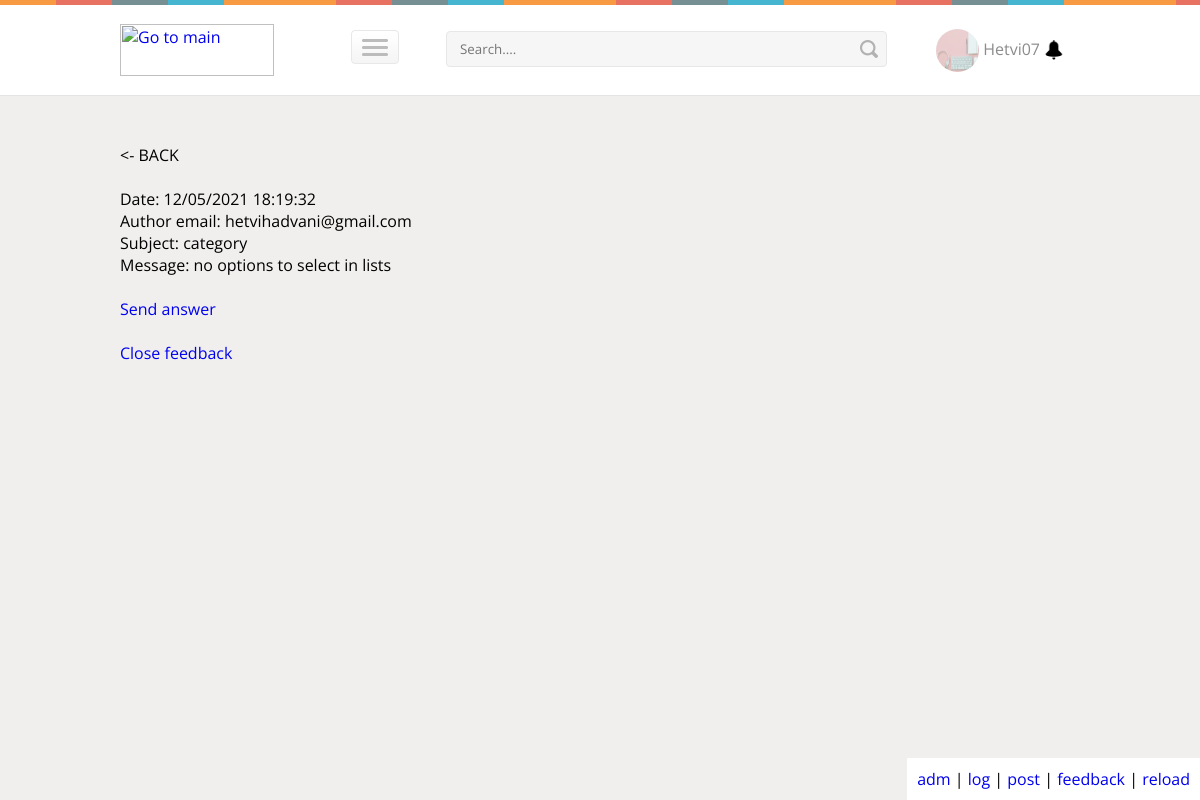
The app's page /feedback/1/ (signed in) with its own data.
### engine/models.py (models this page shows, shortened)
class Profile(models.Model):
    user = models.OneToOneField(User, on_delete=models.CASCADE)
    img = models.CharField(max_length=500, default="/static/media/small_default_image.jpg", blank=True)
    description = models.CharField(max_length=100,
                                   default="You can contact with me in mail. My mail you can see in down")

class Feedback(models.Model):
    email = models.EmailField()
    subject = models.CharField(max_length=60)
    message = models.TextField(max_length=2000)
    date = models.DateTimeField(default=timezone.now)
    status = models.BooleanField(default=False)

### engine/views.py (the view)
# urls.py: url(r'^(?P<pk>[0-9]+)/$', views.FeedbackDetailsView.as_view(), name='feedback_detail'),
class FeedbackDetailsView(StaffRequiredMixin, LogMixin, generic.DetailView):
    model = Feedback
    context_object_name = 'feedback'
    template_name = "engine/feedback_detail.html"

### engine/views.py (called while the page is built)
    def dispatch(self, request, *args, **kwargs):
        if not request.user.is_staff:
            return self.handle_no_permission()
        return super(StaffRequiredMixin, self).dispatch(request, *args, **kwargs)

    def dispatch(self, request, *args, **kwargs):
        ip = request.META.get('REMOTE_ADDR', '') or request.META.get('HTTP_X_FORWARDED_FOR', '')
        Log.objects.create(ip=ip,
                           author=request.user,
                           method=request.method,
                           path=request.path,
                           body=str(request.body).strip(),
                           cookies=str(request.COOKIES),
                           meta=str(request.META),
                           date=timezone.now()
                           )
        return super(LogMixin, self).dispatch(request, *args, **kwargs)

### engine/templates/engine/feedback_detail.html
{% extends 'engine/base.html' %}
{% block content %}
    <div id="main" role="main">
        <ul id="tiles">
            <p onclick="window.history.back();"><- BACK</p><br>
            <p><b>Date:</b> {{ feedback.date|date:"d/m/Y G:i:s" }}</p>
            <p><b>Author email:</b> {{ feedback.email }}</p>
            <p><b>Subject:</b> {{ feedback.subject }}</p>
            <p><b>Message:</b> {{ feedback.message }}</p>
            <br><p><a href="mailto:{{ feedback.email }}">Send answer</a></p>
            <br>
            <p>
                <a href="#" onclick="feedback_answered({{ feedback.pk }});return false;" id="{{ feedback.pk }}" data="{{ feedback.status }}">
                    {% if feedback.status == True %}Viewed{% else %}Close feedback{% endif %}
                </a>
            </p>
        </ul>
    </div>
{% endblock %}

### engine/templates/engine/header.html (shortened to what this page needs)
{% block content %}
<div class="header">
	<div class="wrap">
		<div class="logo">
			<a href="/"><img src="https://codelabs.developers.google.com/codelabs/mobile-vision-ocr/img/c5134dae01ad22a5.png" width="154px" height="52px" title="Go to main" /></a>
		</div>
		<div class="nav-icon">
			<a href="#" class="right_bt" id="activator"><span> </span> </a>
		</div>
		<div class="top-searchbar">
			<form>
				<input type="text" id="HeaderSearchText" placeholder="Search...." />
				<input type="submit" class="HeaderSearch" value="" />
			</form>
		</div>
		<div class="userinfo">
			<div class="user">
				<ul>
                    {% if request.user.is_authenticated %}
                        <li><a href="{% url 'user_detail' username=request.user %}">
                            {% if request.user.profile.img %}
                                <img src="{{ request.user.profile.img }}" width="43px" height="43px" title="{{ request.user }}" />
                            {% endif %} {{ request.user|title }}</a>
                            <a href="{% url 'notifications_list' %}">
                                <img style="width:20px;height:20px" title="notifications">
                            </a>
                        </li>
					{% else %}
					    <li><a href="{% url 'accounts:login' %}">Sign in/up</a></li>
					{% endif %}
				</ul>
			</div>
		</div>
	</div>
</div>
{% endblock %}

### engine/static/css/style.css (style rules this page uses)
html,body,div,span,applet,object,iframe,h1,h2,h3,h4,h5,h6,p,blockquote,pre,a,abbr,acronym,address,big,cite,code,del,dfn,em,img,ins,kbd,q,s,samp,small,strike,strong,sub,sup,tt,var,b,u,i,dl,dt,dd,ol,nav ul,nav li,fieldset,form,label,legend,table,caption,tbody,tfoot,thead,tr,th,td,article,aside,canvas,details,embed,figure,figcaption,footer,header,hgroup,menu,nav,output,ruby,section,summary,time,mark,audio,video { margin:0;padding:0;border:0;font-size:100%;font:inherit;vertical-align:baseline; }
ol,ul { list-style:none;margin:0px;padding:0px; }
a { text-decoration:none; }
img { max-width:100%; }
body { font-family: 'Open Sans', sans-serif; background:#F0EFEE; }
.wrap { width:80%; margin:0 auto; }
.header { background:url(../media/border.png) repeat-x 0px 0px #FFF; padding: 1.5em 0 1.2em; border-bottom: 1px solid rgba(214, 213, 212, 0.64); position: fixed; width: 100%; top: 0; z-index: 999; }
.logo { float:left; }
.logo img { display:inline-block; }
.nav-icon { float: left; margin: 0.6% 2% 0 8%; width: 4.55%; }
.nav-icon a span { width:48px; height:34px; display:block; background:url(../media/nav-icon.png) no-repeat 0px 0px; }
.top-searchbar { float: left; width: 46%; position: relative; margin-left: 2em; }
.top-searchbar input[type="text"] { margin-top: 0.55em; width: 100%; padding: 0.58em 1em; border: 1px solid #E7E7E7; transition: border-color 0.3s all; -webkit-transition: border-color 0.3s all; -moz-transition: border-color 0.3s all; -o-transition: border-color 0.3s all; outline: none; border-radius: 0.3em; -webkit-border-radius: 0.3em; -moz-border-radius: 0.3em; -o-border-radius: 0.3em; -webkit-appearance: none; font-family: 'Open Sans', sans-serif; color:#777; position:relative; }
.top-searchbar input[type="text"] { background:#F7F6F6; }
.top-searchbar input[type="submit"] { position: absolute; background: url(../media/search-icon.png) no-repeat 0px 0px; height: 26px; width: 26px; display: inline-block; border: none; top: 12px; right: 5px; outline:none; cursor:pointer; }
.userinfo { float: right; width: 15%; margin-top: 0.3em; }
.user ul li { display:inline-block; }
.user ul li a { color:#8C8C8C; transition:0.5s all; -webkit-transition:0.5s all; -moz-transition:0.5s all; -o-transition:0.5s all; }
.user ul li a img { border-radius:30em; -webkit-border-radius:30em; -moz-border-radius:30em; -o-border-radius:30em; vertical-align:middle; }
@media only screen and (max-width:1280px) and (min-width:1024px) { .wrap { width:80%; } }

### engine/static/css/main.css (style rules this page uses)
#main { margin-top: 9em; }
#tiles { list-style-type: none; position: relative; margin: 0; padding: 0; }

### records on screen
Feedback: date "12/05/2021 18:19:32", email "hetvihadvani@gmail.com", subject "category", message "no options to select in lists"

### other values on screen
{{ request.user|title }} "Hetvi07"
